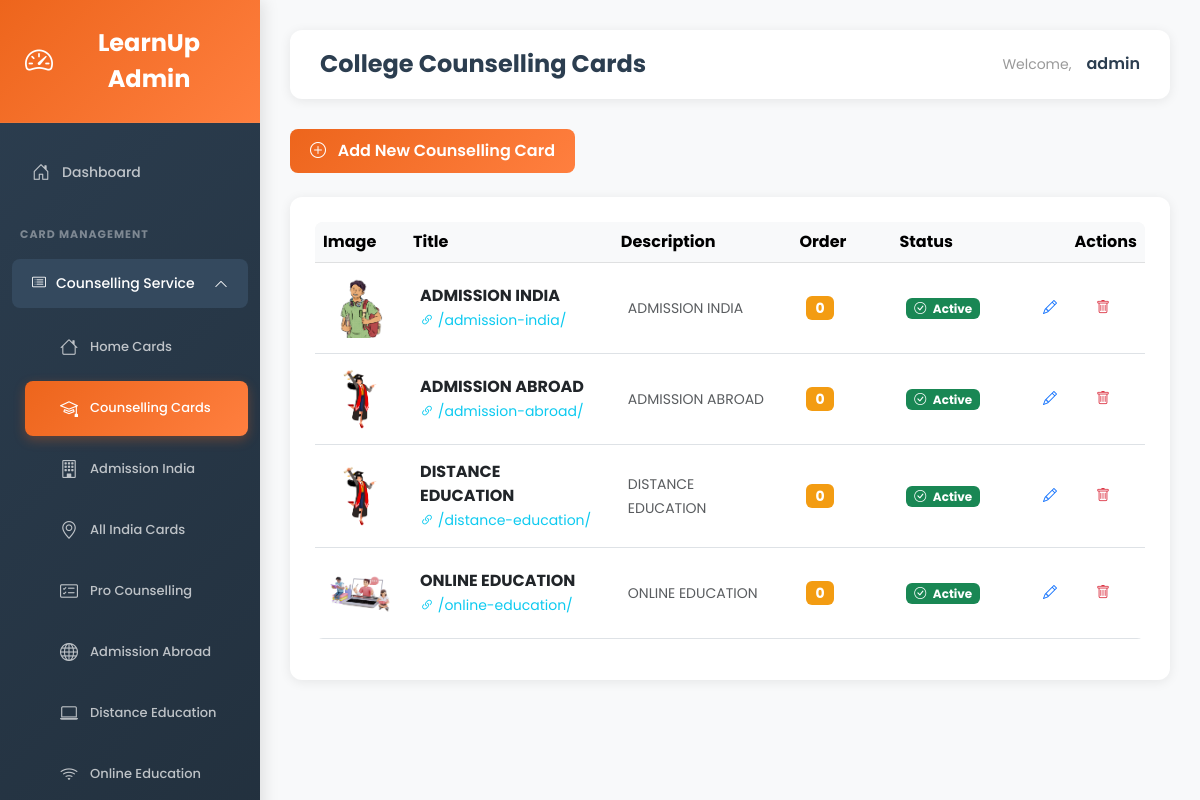
The page /admin-dashboard/counselling-cards/ (signed in) on the database its author committed.
### main_app/models.py (models this page shows, shortened)
class CollegeCounsellingCard(models.Model):
    BORDER_COLOR_CHOICES = [
        ('#f39c12', 'Orange'),
        ('#e74c3c', 'Red'),
        ('#2ecc71', 'Green'),
        ('#3498db', 'Blue'),
    ]
    title = models.CharField(max_length=100, help_text="Card title (e.g., Admission India)")
    description = models.TextField(max_length=200, help_text="Short description")
    card_image = models.ImageField(upload_to='counselling_cards/', blank=True, null=True, help_text="Upload image")
    image_url = models.URLField(max_length=500, blank=True, help_text="OR paste image URL")
    redirect_link = models.CharField(max_length=500, blank=True, help_text="Card click pe kaha redirect ho?")
    border_color = models.CharField(max_length=7, default="#f39c12", choices=BORDER_COLOR_CHOICES, help_text="Border color")
    order = models.IntegerField(default=0, help_text="Display order (0, 1, 2...)")
    is_active = models.BooleanField(default=True, help_text="Show on counselling page?")
    created_at = models.DateTimeField(auto_now_add=True)
    updated_at = models.DateTimeField(auto_now=True)
    created_by = models.ForeignKey(User, on_delete=models.SET_NULL, null=True, blank=True)
    class Meta:
        ordering = ['order', 'id']
        verbose_name = "College Counselling Card"
        verbose_name_plural = "College Counselling Cards"
    def get_image(self):
        if self.card_image:
            return self.card_image.url
        return self.image_url if self.image_url else 'https://via.placeholder.com/100'

### main_app/views.py (the view)
# urls.py: path('admin-dashboard/counselling-cards/', views.admin_counselling_cards_list, name='admin_counselling_cards_list'),
@login_required(login_url='main_app:admin_login')
@user_passes_test(is_admin_or_staff, login_url='main_app:user_login')
def admin_counselling_cards_list(request):
    cards = CollegeCounsellingCard.objects.all()
    context = {'cards': cards, 'card_type': 'counselling'}
    return render(request, 'admin/counselling_cards_list.html', context)

### main_app/views.py (called while the page is built)
def is_admin_or_staff(user):
    return user.is_staff or user.is_superuser

### templates/admin/counselling_cards_list.html (shortened to what this page needs)
{% extends 'admin/base.html' %}
{% block page_title %}College Counselling Cards{% endblock %}
{% block content %}
<div class="mb-4">
    <a href="{% url 'main_app:admin_counselling_card_add' %}" class="btn btn-primary">
        <i class="bi bi-plus-circle me-2"></i> Add New Counselling Card
    </a>
</div>
<div class="card">
    <div class="card-body">
        <div class="table-responsive">
            <table class="table table-hover align-middle">
                <thead class="table-light">
                    <tr>
                        <th width="80">Image</th>
                        <th>Title</th>
                        <th>Description</th>
                        <th width="100">Order</th>
                        <th width="100">Status</th>
                        <th width="150" class="text-end">Actions</th>
                    </tr>
                </thead>
                <tbody>
                    {% for card in cards %}
                    <tr>
                        <td>
                            <img src="{{ card.get_image }}"
                                 alt="{{ card.title }}"
                                 class="rounded"
                                 style="width: 60px; height: 60px; object-fit: cover;">
                        </td>
                        <td>
                            <strong>{{ card.title }}</strong>
                            {% if card.redirect_link %}
                                <br><small class="text-info">
                                    <i class="bi bi-link-45deg"></i> {{ card.redirect_link|truncatechars:30 }}
                                </small>
                            {% endif %}
                        </td>
                        <td>
                            <small class="text-muted">{{ card.description|truncatechars:50 }}</small>
                        </td>
                        <td>
                            <span class="badge" style="background-color: {{ card.border_color }}; font-size: 14px;">
                                {{ card.order }}
                            </span>
                        </td>
                        <td>
                            {% if card.is_active %}
                                <span class="badge bg-success">
                                    <i class="bi bi-check-circle me-1"></i> Active
                                </span>
                            {% else %}
                                <span class="badge bg-danger">
                                    <i class="bi bi-x-circle me-1"></i> Inactive
                                </span>
                            {% endif %}
                        </td>
                        <td class="text-end">
                            <div class="btn-group btn-group-sm">
                                <a href="{% url 'main_app:admin_counselling_card_edit' card.id %}"
                                   class="btn btn-outline-primary"
                                   title="Edit">
                                    <i class="bi bi-pencil"></i>
                                </a>
                                <a href="{% url 'main_app:admin_counselling_card_delete' card.id %}"
                                   class="btn btn-outline-danger"
                                   title="Delete">
                                    <i class="bi bi-trash"></i>
                                </a>
                            </div>
                        </td>
                    </tr>
                    {% endfor %}
                </tbody>
            </table>
        </div>
    </div>
</div>
{% endblock %}

### templates/admin/base.html (shortened to what this page needs)
<!DOCTYPE html>
<html lang="en">
<head>
    <link href="https://cdn.jsdelivr.net/npm/bootstrap@5.3.0/dist/css/bootstrap.min.css" rel="stylesheet">
    <link rel="stylesheet" href="https://cdn.jsdelivr.net/npm/bootstrap-icons@1.11.0/font/bootstrap-icons.css">
</head>
<body>
    <div class="sidebar">
        <div class="logo">
            <i class="bi bi-speedometer2"></i>
            <span>LearnUp Admin</span>
        </div>
        <ul class="nav flex-column mt-3">
            <li class="nav-item">
                <a class="nav-link {% if request.resolver_match.url_name == 'admin_dashboard' %}active{% endif %}"
                    href="{% url 'main_app:admin_dashboard' %}">
                    <i class="bi bi-house-door"></i> Dashboard
                </a>
            </li>
            <li class="nav-section-title">CARD MANAGEMENT</li>
            <li class="nav-item">
                <button class="nav-dropdown" onclick="toggleDropdown('coreCards')">
                    <span><i class="bi bi-card-list"></i> Counselling Service</span>
                    <i class="bi bi-chevron-down"></i>
                </button>
                <ul class="dropdown-menu-custom" id="coreCards">
                    <li class="nav-item">
                        <a class="nav-link {% if 'home-cards' in request.path %}active{% endif %}"
                            href="{% url 'main_app:admin_cards_list' %}">
                            <i class="bi bi-house"></i> Home Cards
                        </a>
                    </li>
                    <li class="nav-item">
                        <a class="nav-link {% if 'counselling-cards' in request.path %}active{% endif %}"
                            href="{% url 'main_app:admin_counselling_cards_list' %}">
                            <i class="bi bi-mortarboard"></i> Counselling Cards
                        </a>
                    </li>
                    <li class="nav-item">
                        <a class="nav-link {% if 'admission-cards' in request.path %}active{% endif %}"
                            href="{% url 'main_app:admin_admission_cards_list' %}">
                            <i class="bi bi-building"></i> Admission India
                        </a>
                    </li>
                    <li class="nav-item">
                        <a class="nav-link {% if 'all-india-cards' in request.path %}active{% endif %}"
                            href="{% url 'main_app:admin_all_india_cards_list' %}">
                            <i class="bi bi-geo-alt"></i> All India Cards
                        </a>
                    </li>
                    <li class="nav-item">
                        <a class="nav-link {% if 'pro-counselling-cards' in request.path %}active{% endif %}"
                            href="{% url 'main_app:admin_pro_counselling_cards_list' %}">
                            <i class="bi bi-card-checklist"></i> Pro Counselling
                        </a>
                    </li>
                    <li class="nav-item">
                        <a class="nav-link {% if 'admission-abroad-cards' in request.path %}active{% endif %}"
                            href="{% url 'main_app:admin_admission_abroad_cards_list' %}">
                            <i class="bi bi-globe"></i> Admission Abroad
                        </a>
                    </li>
                    <li class="nav-item">
                        <a class="nav-link {% if 'distance-education-cards' in request.path %}active{% endif %}"
                            href="{% url 'main_app:admin_distance_education_cards_list' %}">
                            <i class="bi bi-laptop"></i> Distance Education
                        </a>
                    </li>
                    <li class="nav-item">
                        <a class="nav-link {% if 'online-education-cards' in request.path %}active{% endif %}"
                            href="{% url 'main_app:admin_online_education_cards_list' %}">
                            <i class="bi bi-wifi"></i> Online Education
                        </a>
                    </li>
                </ul>
            </li>
        </ul>
    </div>
    <div class="main-content">
        <div class="top-navbar">
            <h4>{% block page_title %}Dashboard{% endblock %}</h4>
            <div class="user-info">
                <span>Welcome,</span>
                <strong>{{ request.user.username }}</strong>
            </div>
        </div>
        {% block content %}{% endblock %}
    </div>
</body>
</html>

### templates/admin/base.html (style rules this page uses)
:root { --primary-color: #ED651C; --secondary-color: #667eea; --sidebar-bg: #2c3e50; --sidebar-hover: #34495e; --light-bg: #f8f9fa; --border-color: #e9ecef; }
* { font-family: 'Poppins', sans-serif; }
body { background-color: var(--light-bg); margin: 0; padding: 0; }
.sidebar { min-height: 100vh; background: linear-gradient(135deg, var(--sidebar-bg) 0%, #1a252f 100%); color: white; position: fixed; left: 0; top: 0; width: 260px; padding-top: 0; overflow-y: auto; box-shadow: 4px 0 15px rgba(0, 0, 0, 0.1); z-index: 1000; }
.sidebar .logo { background: linear-gradient(135deg, var(--primary-color) 0%, #ff7f3f 100%); padding: 25px; font-size: 24px; font-weight: 700; text-align: center; color: white; border-bottom: 1px solid rgba(255, 255, 255, 0.1); display: flex; align-items: center; justify-content: center; gap: 10px; }
.sidebar .logo i { font-size: 28px; }
.sidebar .nav-link { color: rgba(255, 255, 255, 0.7); padding: 14px 20px; margin: 6px 12px; border-radius: 8px; transition: all 0.3s ease; display: flex; align-items: center; gap: 10px; font-size: 14px; font-weight: 500; text-decoration: none; }
.sidebar .nav-link.active { background: linear-gradient(135deg, var(--primary-color) 0%, #ff7f3f 100%); color: white; box-shadow: 0 4px 12px rgba(237, 101, 28, 0.3); }
.sidebar .nav-link i { font-size: 18px; width: 20px; }
.sidebar .nav-section-title { color: rgba(255, 255, 255, 0.4); font-size: 11px; font-weight: 700; text-transform: uppercase; padding: 20px 20px 10px; letter-spacing: 1px; }
.nav-dropdown { color: rgba(255, 255, 255, 0.7); padding: 14px 20px; margin: 6px 12px; border-radius: 8px; transition: all 0.3s ease; display: flex; align-items: center; justify-content: space-between; font-size: 14px; font-weight: 500; cursor: pointer; background: transparent; border: none; width: calc(100% - 24px); text-align: left; }
.nav-dropdown.active { background-color: var(--sidebar-hover); color: white; }
.nav-dropdown span { display: flex; align-items: center; gap: 10px; }
.nav-dropdown i.bi-chevron-down { transition: transform 0.3s ease; font-size: 14px; }
.nav-dropdown.active i.bi-chevron-down { transform: rotate(180deg); }
.dropdown-menu-custom { list-style: none; padding: 0; margin: 0; max-height: 0; overflow: hidden; transition: max-height 0.3s ease; }
.dropdown-menu-custom.show { max-height: 600px; }
.dropdown-menu-custom .nav-link { margin-left: 25px; padding-left: 35px; font-size: 13px; }
.main-content { margin-left: 260px; padding: 30px; min-height: 100vh; }
.top-navbar { background: white; padding: 20px 30px; margin-bottom: 30px; border-radius: 12px; box-shadow: 0 2px 12px rgba(0, 0, 0, 0.08); display: flex; justify-content: space-between; align-items: center; }
.top-navbar h4 { margin: 0; font-weight: 700; font-size: 24px; color: #2c3e50; }
.user-info { display: flex; align-items: center; gap: 15px; }
.user-info span { color: #999; font-size: 14px; }
.user-info strong { color: #2c3e50; font-weight: 600; }
.card { border: none; border-radius: 12px; box-shadow: 0 2px 12px rgba(0, 0, 0, 0.08); transition: all 0.3s ease; margin-bottom: 20px; }
.card-body { padding: 25px; }
.btn { border-radius: 8px; font-weight: 600; padding: 10px 20px; transition: all 0.3s ease; border: none; }
.btn-primary { background: linear-gradient(135deg, var(--primary-color) 0%, #ff7f3f 100%); color: white; }
.table { background: white; border-radius: 8px; overflow: hidden; }
.table thead { background-color: #f8f9fa; font-weight: 600; color: #2c3e50; }
.table td { vertical-align: middle; padding: 15px; }

### rows shown on the page
CollegeCounsellingCard: get_image (picture), title "ADMISSION INDIA", redirect_link "/admission-india/", description "ADMISSION INDIA", order "0", is_active True (drawn)
CollegeCounsellingCard: get_image (picture), title "ADMISSION ABROAD", redirect_link "/admission-abroad/", description "ADMISSION ABROAD", order "0", is_active True (drawn)
CollegeCounsellingCard: get_image (picture), title "DISTANCE EDUCATION", redirect_link "/distance-education/", description "DISTANCE EDUCATION", order "0", is_active True (drawn)
CollegeCounsellingCard: get_image (picture), title "ONLINE EDUCATION", redirect_link "/online-education/", description "ONLINE EDUCATION", order "0", is_active True (drawn)

### other values the page prints
{{ request.user.username }} "admin"
